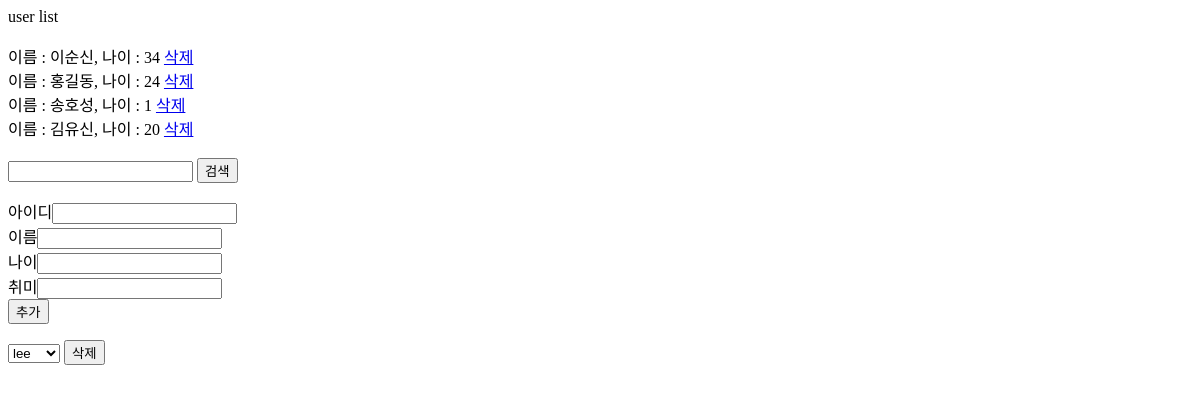
The page /listuser on the database as committed earlier.
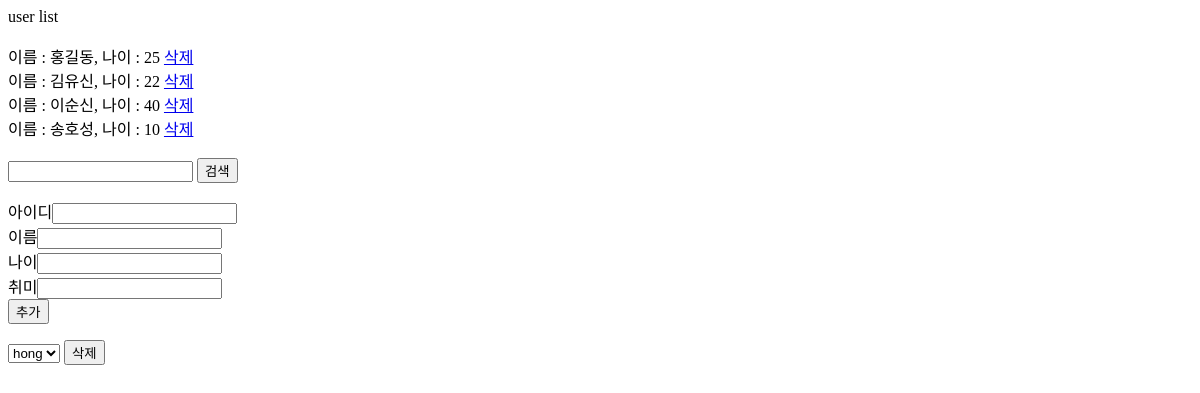
The same page on the database as committed later.
### myapp/models.py (models this page shows, shortened)
class User(models.Model):
    userid = models.CharField(max_length=10, primary_key=True)
    name = models.CharField(max_length=10)
    age = models.IntegerField()
    hobby = models.CharField(max_length=20)

### myapp/views.py (the view, shortened to what this page needs)
# urls.py: path('listuser', views.listUser),
def listUser(request):
    if request.method=='GET':
        userid=request.GET.get('userid','')
        if userid!='':
            User.objects.all().get(userid=userid).delete()
            return redirect('/listuser')
        q=request.GET.get('q',"")
        data=User.objects.all()
        if q!="":
            data=User.objects.all().filter(name__contains=q)
        return render(request,'template2.html', {'data':data})

### templates/template2.html (shortened to what this page needs)
{%for d in data%}
    이름 : {{d.name}}, 나이 : {{d.age}} <a href='listuser?userid={{d.userid}}'>삭제</a><br>
{%endfor%}
<form action=listuser>
    <input type='text' name='q'>
    <input type='submit' name='검색' value=검색>
</form>
<form action=listuser method='POST'>
    아이디<input type='text' name='userid'><br>
    이름<input type='text' name='name'><br>
    나이<input type='text' name='age'><br>
    취미<input type='text' name='hobby'><br>
    <input type='submit' name='+' value=추가>
</form>
<form action method='POST'>
    <select name=userid>
        {%for d in data%}
        <option>{{d.userid}}</option>
        {%endfor%}
    </select>
    <input type='submit' name='-' value=삭제>
</form>

Rows that differ between the two databases and show on the page:
changed User "홍길동": age "24" → "25"; moves up the list
changed User "김유신": age "20" → "22"; moves up the list
changed User "이순신": age "34" → "40"
changed User "송호성": age "1" → "10"
Other text that changed with them:
form field userid: "lee" → "hong"
